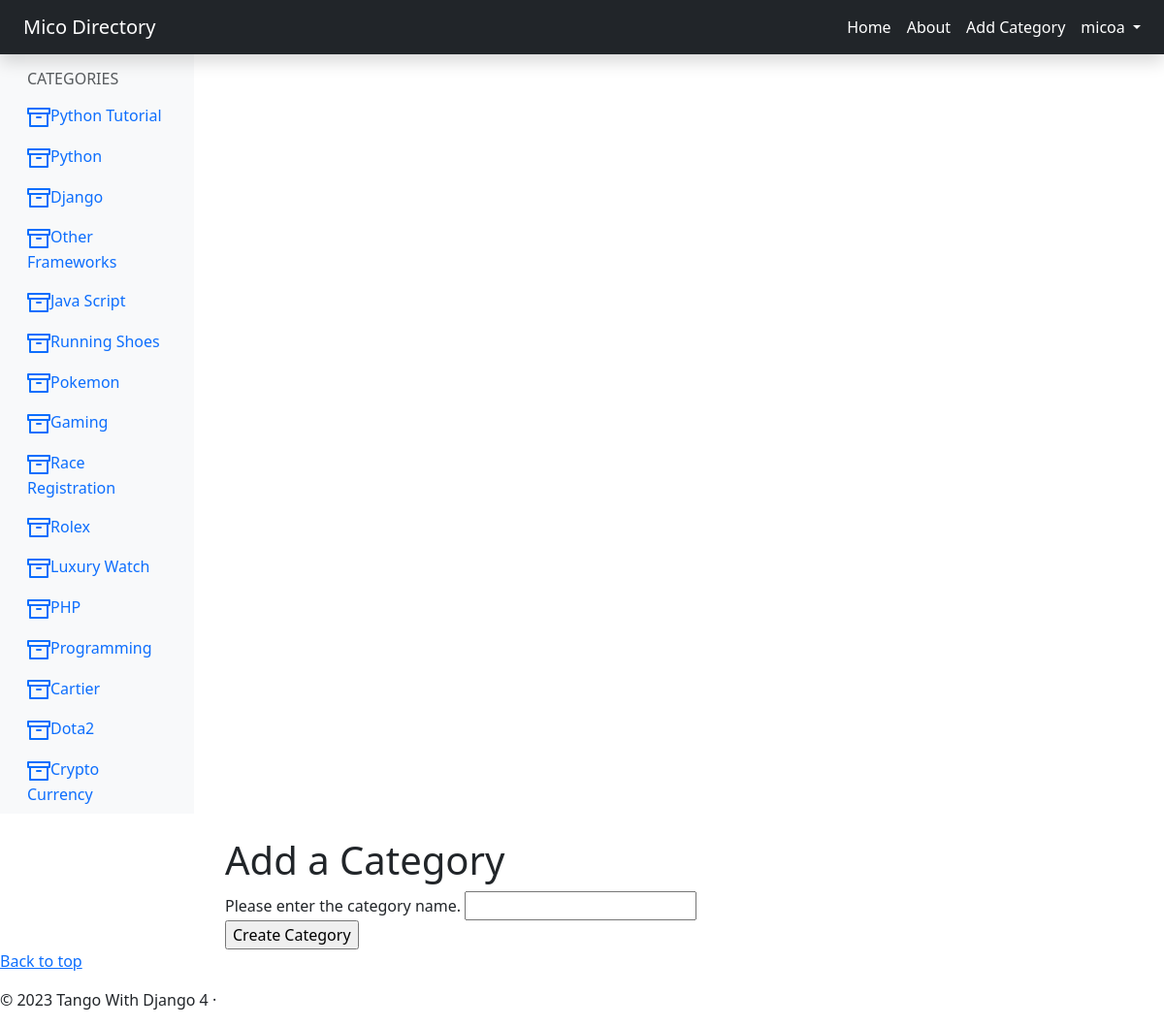
Page /rango/add_category/ (signed in) on the committed database.
### rango/models.py (models this page shows, shortened)
class Category(models.Model):
    name = models.CharField(max_length=128, unique=True)
    views = models.IntegerField(default=0)
    likes = models.IntegerField(default=0)
    slug = models.SlugField(unique=True)
    date_added = models.DateTimeField(default=timezone.now)
    class Meta:
        verbose_name_plural = 'Categories'

### rango/views.py (the view, shortened to what this page needs)
class AddCategoryView(View):
    @method_decorator(login_required)
    def get(self, request):
        form = CategoryForm()
        return render(request, 'rango/add_category.html', {'form': form})

### rango/forms.py
class CategoryForm(forms.ModelForm):
    name = forms.CharField(max_length=128,
                           help_text="Please enter the category name.")
    views = forms.IntegerField(widget=forms.HiddenInput(), initial=0)
    likes = forms.IntegerField(widget=forms.HiddenInput(), initial=0)
    slug = forms.CharField(widget=forms.HiddenInput(), required=False)
    class Meta:
        model = Category
        fields = ('name',)

### rango/templatetags/rango_template_tags.py (called while the page is built)
@register.inclusion_tag('rango/categories.html', takes_context=True)
def get_category_list(context, current_category=None):
    return {
        'categories': Category.objects.all(),
        'current_category': current_category,
        'user': context['user']
            }

### rango/templates/rango/add_category.html (shortened to what this page needs)
{% extends 'rango/base.html' %}
    {% block body_block %}
    <h1>Add a Category</h1>
    <form id="category_form"
          method="post"
          action="{% url 'rango:add_category' %}">
         {% for field in form.visible_fields %}
             {{ field.help_text }}
             {{ field }}<br/>
         {% endfor %}
        <input type="submit" name="submit" value="Create Category" />
    </form>
    {% endblock %}

### rango/templates/rango/base.html (shortened to what this page needs)
<!doctype html>
{% load static %}
{% load rango_template_tags %}
<html lang="en">
  <head>
 <link href="https://cdn.jsdelivr.net/npm/bootstrap@5.3.0/dist/css/bootstrap.min.css" rel="stylesheet">
    <link href="https://cdn.jsdelivr.net/npm/bootstrap@5.3.0/dist/css/bootstrap.min.css" rel="stylesheet">
  </head>
  <body>
<header class="navbar navbar-dark sticky-top bg-dark p-2 shadow">
  <a class="navbar-brand px-3" href="{% url 'rango:index' %}">
    Mico Directory
  </a>
  <ul class="navbar-nav flex-row ms-auto gap-3 px-3 align-items-center">
    <li class="nav-item">
      <a class="nav-link text-white" href="{% url 'rango:index' %}">
        Home
      </a>
    </li>
    <li class="nav-item">
      <a class="nav-link text-white" href="{% url 'rango:about' %}">
        About
      </a>
    </li>
    {% if user.is_authenticated %}
      <li class="nav-item">
        <a class="nav-link text-white" href="{% url 'rango:add_category' %}">
          Add Category
        </a>
      </li>
    <li class="nav-item dropdown">
      <a class="nav-link dropdown-toggle text-white"
        href="#"
        role="button"
        data-bs-toggle="dropdown"
        aria-expanded="false">
        {{ user.username }}
      </a>
</li>
    {% endif %}
  </ul>
</header>
<div class="container-fluid">
  <div class="row">
    <nav id="sidebarMenu" class="col-md-3 col-lg-2 d-md-block bg-light sidebar collapse">
    <div class="position-sticky pt-3 sidebar-sticky">
      <h6 class="px-3 text-muted text-uppercase">
           Categories
      </h6>
      <div id="categories-listing">
          {% get_category_list %}
      </div>
    </div>
    </div>
    <main class="col-md-9 ms-sm-auto col-lg-10 px-md-4 pt-4">
        {% block body_block %}
        {% endblock %}
    </main>
  </div>
<footer>
    <p class="float-right"><a href="#">Back to top</a></p>
    <p>&copy; 2023 Tango With Django 4 &middot;</p>
</footer>
  </body>
</html>

### rango/templates/rango/categories.html
<ul class="nav flex-column">
{% if categories %}
    {% for c in categories %}
        {% if c == current_category %}
            <li class="nav-item">
                <a class="nav-link activate"
                    href="{% url 'rango:show_category' c.slug %}">
                       <span data-feather="archive"></span>{{ c.name }}
                </a>
            </li>
        {% else %}
            <li class="nav-item">
                <a class="nav-link"
                    href="{% url 'rango:show_category' c.slug %}">
                    <span data-feather="archive"></span>{{ c.name }}
                </a>
            </li>
        {% endif %}
    {% endfor %}
{% else %}
    <li class="nav-item">
        There are no categories present.
    </li>
{% endif %}
</ul>

### rows in the picture
Category: name "Python Tutorial"
Category: name "Python"
Category: name "Django"
Category: name "Other Frameworks"
Category: name "Java Script"
Category: name "Running Shoes"
Category: name "Pokemon"
Category: name "Gaming"
Category: name "Race Registration"
Category: name "Rolex"
Category: name "Luxury Watch"
Category: name "PHP"
Category: name "Programming"
Category: name "Cartier"
Category: name "Dota2"
Category: name "Crypto Currency"

### other values in the picture
{{ user.username }} "micoa"
{{ field.help_text }} "Please enter the category name."
